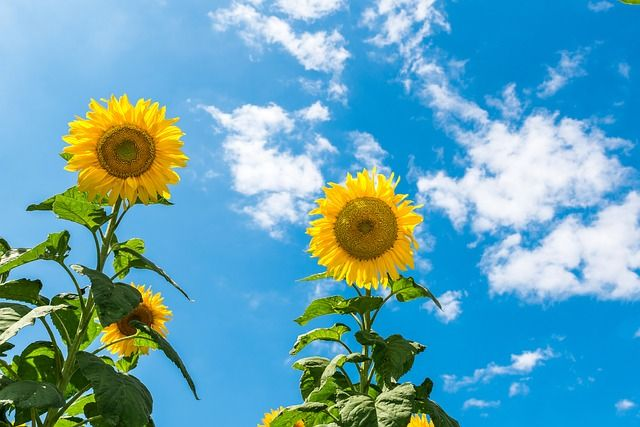
#> input picture test.jpg, 640 x 427 px
$ python blurring.py --image test.jpg
#> lines starting #> are read from the running program, lines starting #| are printed output that depends on the picture
import numpy as np
import argparse
import cv2

ap = argparse.ArgumentParser()
ap.add_argument("-i", "--image", required = True, help = "Path to the image")
args = vars(ap.parse_args())

image = cv2.imread(args["image"])
#> image is the input picture: shape (427, 640, 3); mean B, G, R 182.6, 164.5, 100.4

##Averaging
blurred = np.hstack([
    cv2.blur(image, (3,3)),
    cv2.blur(image, (5,5)),
    cv2.blur(image, (7,7))
    ])
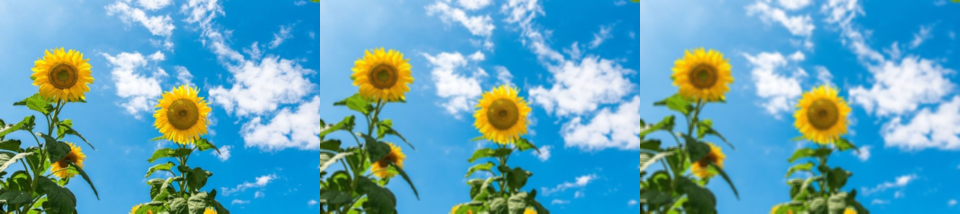
#> blurred: shape (427, 1920, 3) (shown at 1/2 size); mean B, G, R 182.6, 164.5, 100.4

##Gaussian
#blurred = np.hstack([
#    cv2.GaussianBlur(image, (3,3), 0),
#    cv2.GaussianBlur(image, (5,5), 0),
#    cv2.GaussianBlur(image, (7,7), 0)
#    ])

##Median
#blurred = np.hstack([
#    cv2.medianBlur(image, 3),
#    cv2.medianBlur(image, 5),
#    cv2.medianBlur(image, 7)
#    ])

##Bilateral
#blurred = np.hstack([
#    cv2.bilateralFilter(image, 5, 21, 21),
#    cv2.bilateralFilter(image, 7, 31, 31),
#    cv2.bilateralFilter(image, 9, 41, 41)
#    ])

cv2.imshow("Result", blurred)
cv2.waitKey(0)
